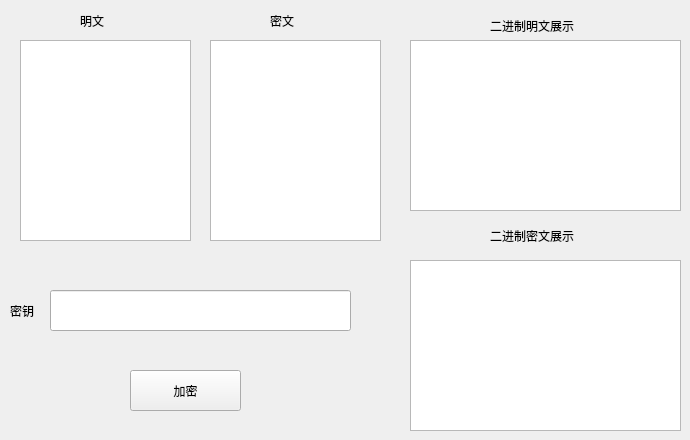
        <widget class="QWidget" name="tab_3">
         <attribute name="title">
          <string>DES</string>
         </attribute>
         <widget class="QLabel" name="label">
          <property name="geometry">
           <rect>
            <x>10</x>
            <y>290</y>
            <width>31</width>
            <height>41</height>
           </rect>
          </property>
          <property name="text">
           <string>密钥</string>
          </property>
         </widget>
         <widget class="QLineEdit" name="lineEdit_2">
          <property name="geometry">
           <rect>
            <x>50</x>
            <y>290</y>
            <width>301</width>
            <height>41</height>
           </rect>
          </property>
         </widget>
         <widget class="QLabel" name="label_4">
          <property name="geometry">
           <rect>
            <x>80</x>
            <y>10</y>
            <width>31</width>
            <height>21</height>
           </rect>
          </property>
          <property name="text">
           <string>明文</string>
          </property>
         </widget>
         <widget class="QPlainTextEdit" name="plainTextEdit">
          <property name="geometry">
           <rect>
            <x>20</x>
            <y>40</y>
            <width>171</width>
            <height>201</height>
           </rect>
          </property>
         </widget>
         <widget class="QPushButton" name="pushButton_3">
          <property name="geometry">
           <rect>
            <x>130</x>
            <y>370</y>
            <width>111</width>
            <height>41</height>
           </rect>
          </property>
          <property name="text">
           <string>加密</string>
          </property>
         </widget>
         <widget class="QLabel" name="label_10">
          <property name="geometry">
           <rect>
            <x>270</x>
            <y>10</y>
            <width>31</width>
            <height>21</height>
           </rect>
          </property>
          <property name="text">
           <string>密文</string>
          </property>
         </widget>
         <widget class="QPlainTextEdit" name="plainTextEdit_7">
          <property name="geometry">
           <rect>
            <x>210</x>
            <y>40</y>
            <width>171</width>
            <height>201</height>
           </rect>
          </property>
         </widget>
         <widget class="QPlainTextEdit" name="plainTextEdit_5">
          <property name="geometry">
           <rect>
            <x>410</x>
            <y>40</y>
            <width>271</width>
            <height>171</height>
           </rect>
          </property>
          <property name="undoRedoEnabled">
           <bool>true</bool>
          </property>
          <property name="readOnly">
           <bool>true</bool>
          </property>
         </widget>
         <widget class="QPlainTextEdit" name="plainTextEdit_6">
          <property name="geometry">
           <rect>
            <x>410</x>
            <y>260</y>
            <width>271</width>
            <height>171</height>
           </rect>
          </property>
          <property name="readOnly">
           <bool>true</bool>
          </property>
         </widget>
         <widget class="QLabel" name="label_8">
          <property name="geometry">
           <rect>
            <x>490</x>
            <y>10</y>
            <width>101</width>
            <height>31</height>
           </rect>
          </property>
          <property name="text">
           <string>二进制明文展示</string>
          </property>
         </widget>
         <widget class="QLabel" name="label_9">
          <property name="geometry">
           <rect>
            <x>490</x>
            <y>220</y>
            <width>101</width>
            <height>31</height>
           </rect>
          </property>
          <property name="text">
           <string>二进制密文展示</string>
          </property>
         </widget>
        </widget>
